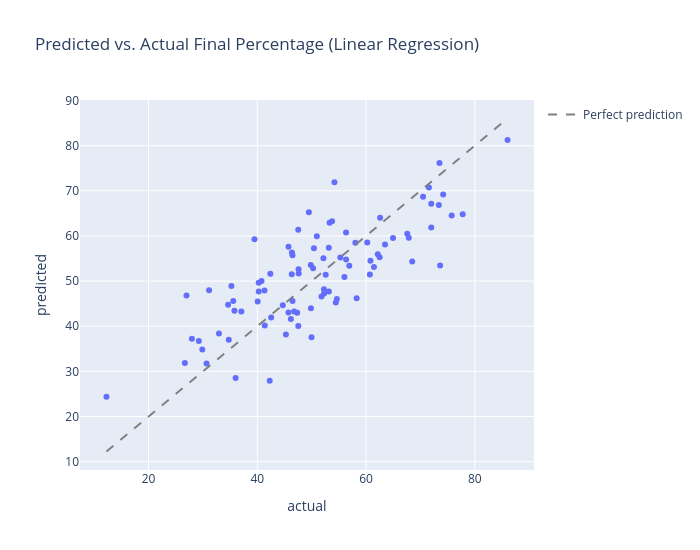

Source (notebook cell):
### Markdown cell above
### Predicted vs. actual, and residuals

**Predicted-vs-actual**: every point is one test-set student; the dashed diagonal is where a perfect model's points would fall (predicted = actual). Points scattered fairly close around that line, in both directions, indicate a reasonably well-fitted model with no strong systematic bias.

**Residual plot**: for each test student, `residual = actual - predicted`, plotted against the predicted value. A well-behaved linear model's residuals should scatter randomly around the horizontal zero line with no visible pattern -- a curve or a funnel shape (residuals fanning wider at one end) would suggest the true relationship isn't fully linear, or that the model's errors get worse for certain kinds of students, which a single straight-line model can't fix on its own.

### Code cell
pred_vs_actual_df = pd.DataFrame({"actual": y2_test, "predicted": linear_reg_pred})

fig = px.scatter(
    pred_vs_actual_df, x="actual", y="predicted",
    title="Predicted vs. Actual Final Percentage (Linear Regression)",
)
axis_min = min(pred_vs_actual_df["actual"].min(), pred_vs_actual_df["predicted"].min())
axis_max = max(pred_vs_actual_df["actual"].max(), pred_vs_actual_df["predicted"].max())
fig.add_trace(go.Scatter(
    x=[axis_min, axis_max], y=[axis_min, axis_max], mode="lines",
    name="Perfect prediction", line=dict(dash="dash", color="gray"),
))
fig.update_layout(width=700, height=550)
fig.show()

### Figure 1 — Plotly figure (JSON) as saved in the notebook; plotly's stock layout.template omitted (floating-point values rounded to 4 significant figures)
{"data": [{"hovertemplate": "actual=%{x}<br>predicted=%{y}<extra></extra>", "legendgroup": "", "marker": {"color": "#636efa", "symbol": "circle"}, "mode": "markers", "name": "", "orientation": "v", "showlegend": false, "type": "scatter", "x": [86.02, 47.59, 52.28, 62.59, 49.86, 63.49, 60.81, 46.37, 53.75, 26.68, 56.33, 40.27, 12.26, 64.96, 58.27, 67.58, 47.34, 31.14, 46.47, 45.73, 36.02, 35.8, 34.76, 47.61, 46.77, 71.56, 47.53, 58.04, 62.5, 52.58, 49.48, 75.75, 32.95, 70.48, 46.48, 54.44, 53.15, 47.54, 40.07, 50.41, 34.63, 29.89, 56.02, 73.39, 67.86, 35.24, 42.28, 54.63, 41.37, 42.4, 56.92, 35.58, 60.22, 73.5, 37.07, 56.32, 46.17, 61.45, 41.32, 62.16, 45.74, 73.62, 39.48, 77.77, 52.16, 53.16, 50.95, 55.27, 46.34, 44.69, 49.83, 52.26, 45.26, 50.26, 29.25, 71.99, 30.67, 71.99, 68.49, 27.98, 74.18, 42.55, 60.7, 26.98, 40.78, 40.26, 51.81, 53.29, 54.19, 49.97], "xaxis": "x", "y": [81.26, 52.66, 47.26, 64.05, 43.97, 58.13, 54.49, 56.36, 63.24, 31.87, 54.8, 47.7, 24.4, 59.56, 46.21, 60.47, 43.0, 47.97, 55.75, 43.06, 28.54, 43.44, 37.01, 51.69, 43.27, 70.76, 61.35, 58.49, 55.27, 51.43, 65.24, 64.52, 38.41, 68.71, 45.6, 45.25, 57.41, 40.08, 45.49, 57.3, 44.74, 34.83, 50.9, 66.87, 59.59, 48.91, 27.94, 46.06, 40.16, 51.66, 53.39, 45.61, 58.55, 76.14, 43.27, 60.79, 41.59, 53.15, 47.91, 55.97, 57.64, 53.46, 59.29, 64.8, 55.06, 47.68, 59.95, 55.23, 51.52, 44.63, 53.58, 48.21, 38.2, 52.82, 36.76, 61.88, 31.77, 67.16, 54.35, 37.25, 69.2, 41.96, 51.47, 46.81, 50.01, 49.61, 46.59, 62.94, 71.87, 37.58], "yaxis": "y"}, {"line": {"color": "gray", "dash": "dash"}, "mode": "lines", "name": "Perfect prediction", "type": "scatter", "x": [12.26, 86.02], "y": [12.26, 86.02]}], "layout": {"height": 550, "legend": {"tracegroupgap": 0}, "title": {"text": "Predicted vs. Actual Final Percentage (Linear Regression)"}, "width": 700, "xaxis": {"anchor": "y", "domain": [0.0, 1.0], "title": {"text": "actual"}}, "yaxis": {"anchor": "x", "domain": [0.0, 1.0], "title": {"text": "predicted"}}}}
